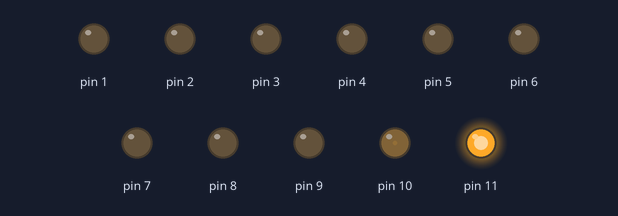
A sketch run on a simulated Arduino Uno, built with avr-gcc and run on an emulated ATmega328P. Parts: output pins drawn as LEDs (lit = HIGH).

Above: at 0.05 s.
At 2.35 s:
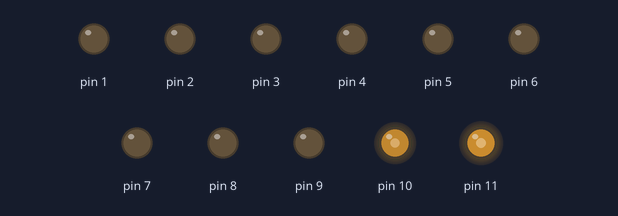
At 4.65 s:
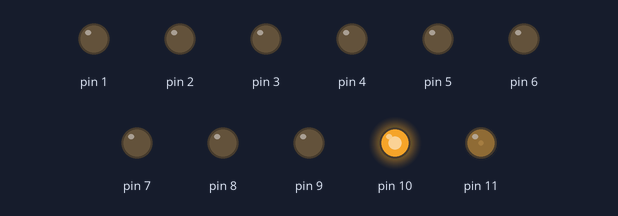
At 9.25 s:
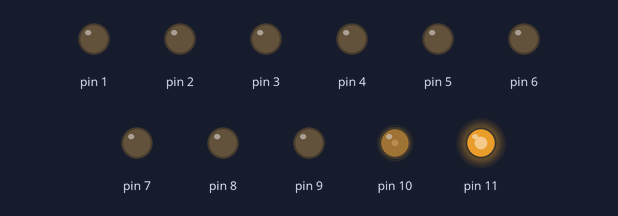
Timing chart, 0 to 13.3 s (numbered marks = the images above):
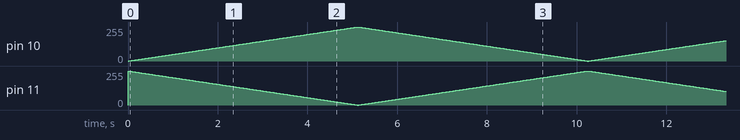

The sketch:

barra_LED.ino
```cpp
  int r = 0;
  int g = 0;
  int b = 0;
  int min = 0;
  int max = 255;

  void setup() {
    pinMode(1, OUTPUT);
    pinMode(2, OUTPUT);
    pinMode(3, OUTPUT);
    pinMode(4, OUTPUT);
    pinMode(5, OUTPUT);
    pinMode(6, OUTPUT);
    pinMode(7, OUTPUT);
    pinMode(8, OUTPUT);
  }

  void loop() {
    /*
    for(int i = 0; i < 256; i++){
      rgb(255-i, i, 0); //dal rosso al verde
      delay(10);
    }

    for(int i = 0; i < 256; i++){
      rgb(0, 255-i, i); //dal verde al blu
      delay(10);
    }


    for(int i = 0; i < 256; i++){
      rgb(i, 0, 255-i); //dal blu al rosso
      delay(10);
    }
    */

    for(int i = 0; i < 256; i++){
      rgb(255-i, 0, i); //dal rosso al verde
      delay(20);
    }


    for(int i = 0; i < 256; i++){
      rgb(i, 0, 255-i); //dal rosso al verde
      delay(20);
    }

  }

  void rgb(int r, int g, int b){
    analogWrite(11, r);
    analogWrite(9, g);
    analogWrite(10, b);
  }

  void checkRGB(){
    red(5, 50, false, true);
    green(5, 50, false, true);
    blue(5, 50, false, true);

  }

  void check(){
    on(1, 500, true);
    on(2, 500, true);
    on(3, 500, true);
    on(4, 500, true);
    on(5, 500, true);
    on(6, 500, true);
    on(7, 500, true);
    on(8, 500, true);

    //delay(500);

    on(8, 500, true);
    on(7, 500, true);
    on(6, 500, true);
    on(5, 500, true);
    on(4, 500, true);
    on(3, 500, true);
    on(2, 500, true);
    on(1, 500, true);

  }

  void on(int pin, long sleep, boolean offPin){
    digitalWrite(pin, HIGH);
    delay(sleep);
    if(offPin){
      off(pin);
    }
  }

  void off(int pin){
    digitalWrite(pin, LOW);
  }

  void red(int incr, long sleep, boolean rebound, boolean offPin){
    boolean c = true;
    int i = 0;
    while(c){
      //Serial.print("r = ");
      //Serial.println(r);

      analogWrite(11, i);

      i = i + incr;

      if(i == max) {
        if(rebound){
          incr = (incr) * (-1);
        }else if(offPin){
          analogWrite(11, 0);
          c = false;
        }
      }else{
        c = i >= min && i <= max;
      }

      delay(sleep);
    }

    }


  void green(int incr, long sleep, boolean rebound, boolean offPin){
    boolean c = true;
    int i = 0;
    while(c){
      //Serial.print("r = ");
      //Serial.println(r);

      analogWrite(9, i);

      i = i + incr;

      if(i == max) {
        if(rebound){
          incr = (incr) * (-1);
        }else if(offPin){
          analogWrite(9, 0);
          c = false;
        }
      }else{
        c = i >= min && i <= max;
      }

      delay(sleep);
    }
  }

  void blue(int incr, long sleep, boolean rebound, boolean offPin){
    boolean c = true;
    int i = 0;
    while(c){
      //Serial.print("r = ");
      //Serial.println(r);

      analogWrite(10, i);

      i = i + incr;

      if(i == max) {
        if(rebound){
          incr = (incr) * (-1);
        }else if(offPin){
          analogWrite(10, 0);
          c = false;
        }
      }else{
        c = i >= min && i <= max;
      }

      delay(sleep);
    }
  }
```
